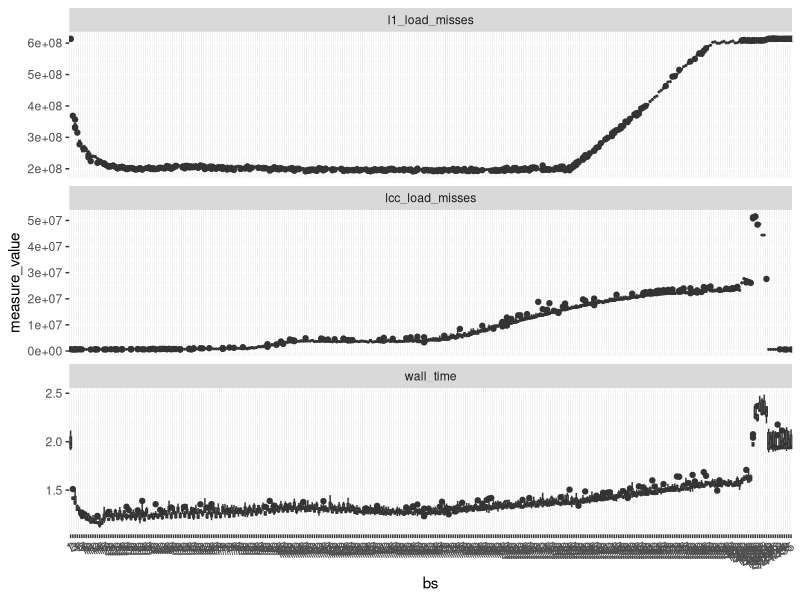

Write R code to recreate this figure.
library(tidyverse)

ggdat <- read_csv('./results.csv') %>%
  filter(algo=='tiled') %>%
  mutate(bs=factor(bs)) %>%
  gather(measure_type, measure_value, wall_time, l1_load_misses, lcc_load_misses)

p <- ggplot(ggdat) +
  geom_boxplot(aes(bs, measure_value)) +
  facet_wrap(~ measure_type, ncol=1, scales='free_y') +
  theme(axis.text.x=element_text(angle=30, hjust=1))

ggsave('boxplot.png', p, width=60, height=21, limitsize=F)
